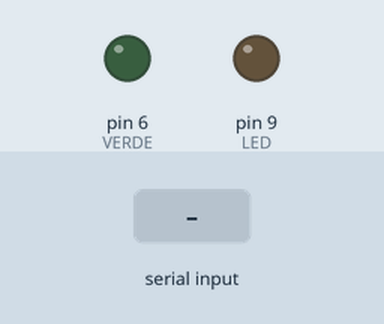
Bench run of a sketch on a simulated Arduino Uno, built with avr-gcc and run on an emulated ATmega328P. Parts: output pins drawn as LEDs (lit = HIGH). The test bench sets the inputs (shaded band). What the sketch prints to the serial monitor is not drawn.

Above: at 1.2 s.
1.3 s: "a" received over the second serial link
At 2.1 s:
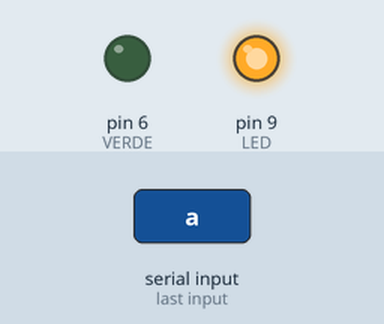
2.8 s: "c" received over the second serial link
At 3.3 s:
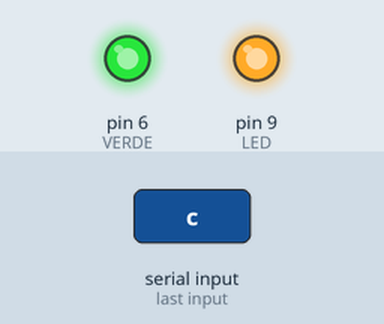
4.3 s: "b" received over the second serial link
At 5.6 s:
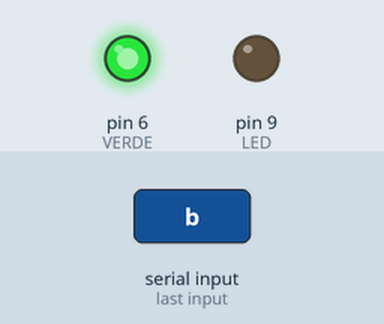
Timing chart, 0 to 7.3 s (numbered marks = the images above; inputs shaded):
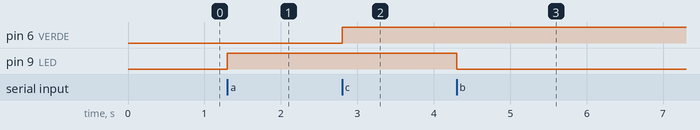

The sketch:

2.3_lab_2_miniproyecto2.ino
```cpp
#include "SoftwareSerial.h"

#define   LED   9          //Pin para el LED
#define   VERDE 6
SoftwareSerial ModuloHC05 (10, 11);  //pin RX, pin TX

void setup() {

 Serial.begin(9600);        //Inicializa puerto serie por hard
 ModuloHC05.begin(9600);    //Inicializa puerto serie por soft

 pinMode (LED, OUTPUT);      //Salida
 pinMode (VERDE,OUTPUT);
 digitalWrite (LED, 0);
 digitalWrite (VERDE,0);
}

void loop() {
 char dato;
 if (ModuloHC05.available()) {              //Llega algo por bluetooth?
  dato=ModuloHC05.read();                   //Leer lo que llegÃ³
  Serial.write(dato);                       //Sacarlo a la terminal
  if (dato=='a') digitalWrite (LED, 1);     //Si es "1", prende el LED
  if (dato=='b') digitalWrite (LED, 0);     //Si es "0", apaga el LED
  if (dato=='c') digitalWrite (VERDE, 1);
  if (dato=='d') digitalWrite (VERDE, 0);
 }


}
```

Measured:
- after the input at 1.3 s, pin 9 (LED): LOW → HIGH at once
- after the input at 2.8 s, pin 6 (VERDE): LOW → HIGH at once
- after the input at 4.3 s, pin 9 (LED): HIGH → LOW at once
